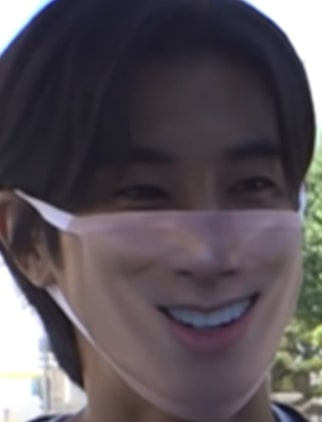
#> input picture face_image/mask2/1.jpg, 322 x 422 px; its folder holds only this picture in this run
$ python mask_image_capture.py
#> lines starting #> are read from the running program, lines starting #| are printed output that depends on the picture
import cv2
import cvlib as cv
import os

mask_list = os.listdir("./face_image/mask2")
img_num = 0
path = "./face_image/mask2/"
for mask_img in mask_list:
    print(mask_img)
    img = cv2.imread(path + mask_img, cv2.IMREAD_COLOR)
#> img is the input picture: shape (422, 322, 3); mean B, G, R 88.6, 82.5, 89.6
    gray = cv2.cvtColor(img, cv2.COLOR_BGR2GRAY)
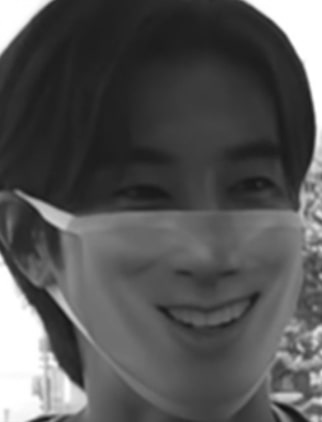
#> gray: shape (422, 322); min 17, max 255, mean 85.3
#> (the run stopped early here; a loop or call above may not have finished)

$ run again, on face_image/mask2/13.jpg
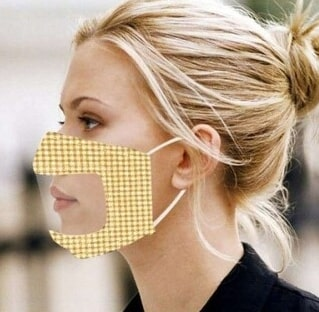
#> input picture face_image/mask2/13.jpg, 319 x 312 px
#> img is the input picture: shape (312, 319, 3); mean B, G, R 138.3, 161.1, 183.8
#> `gray = cv2.cvtColor(img, cv2.COLOR_BGR2GRAY)`:
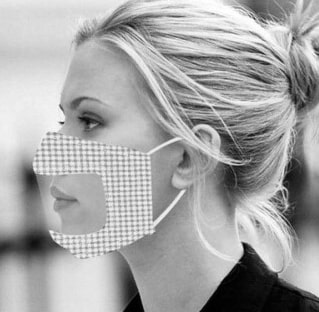
#> gray: shape (312, 319); min 0, max 255, mean 165.3

$ run again, on face_image/mask2/2.jpg
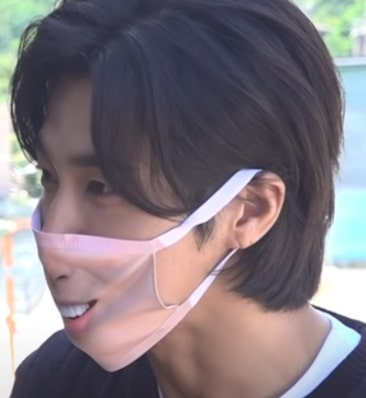
#> input picture face_image/mask2/2.jpg, 366 x 398 px
#> img is the input picture: shape (398, 366, 3); mean B, G, R 125.8, 119.3, 128.5
#> `gray = cv2.cvtColor(img, cv2.COLOR_BGR2GRAY)`:
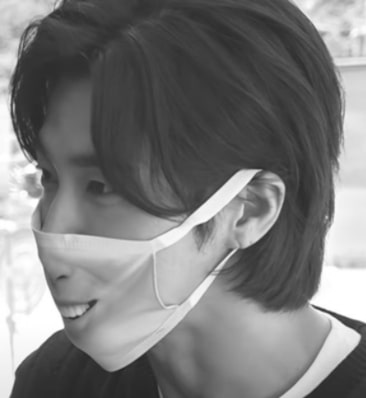
#> gray: shape (398, 366); min 36, max 255, mean 122.8

$ run again, on face_image/mask2/3.jpg
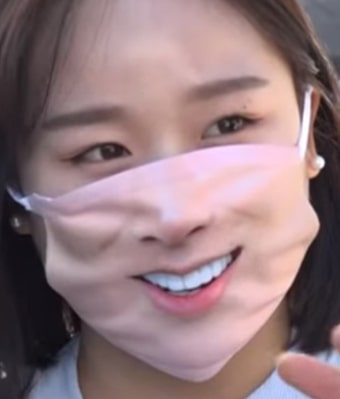
#> input picture face_image/mask2/3.jpg, 340 x 399 px
#> img is the input picture: shape (399, 340, 3); mean B, G, R 125.7, 121.2, 147
#> `gray = cv2.cvtColor(img, cv2.COLOR_BGR2GRAY)`:
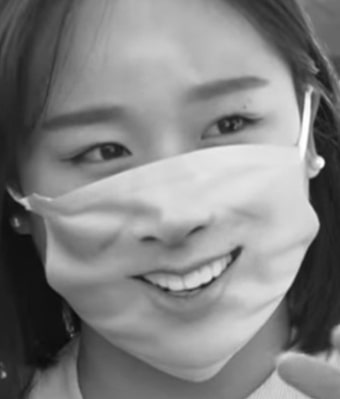
#> gray: shape (399, 340); min 8, max 254, mean 129.4

$ run again, on face_image/mask2/10.jpg
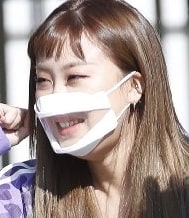
#> input picture face_image/mask2/10.jpg, 189 x 218 px
#> img is the input picture: shape (218, 189, 3); mean B, G, R 140.1, 144.8, 160.3
#> `gray = cv2.cvtColor(img, cv2.COLOR_BGR2GRAY)`:
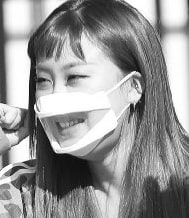
#> gray: shape (218, 189); min 7, max 255, mean 148.9
